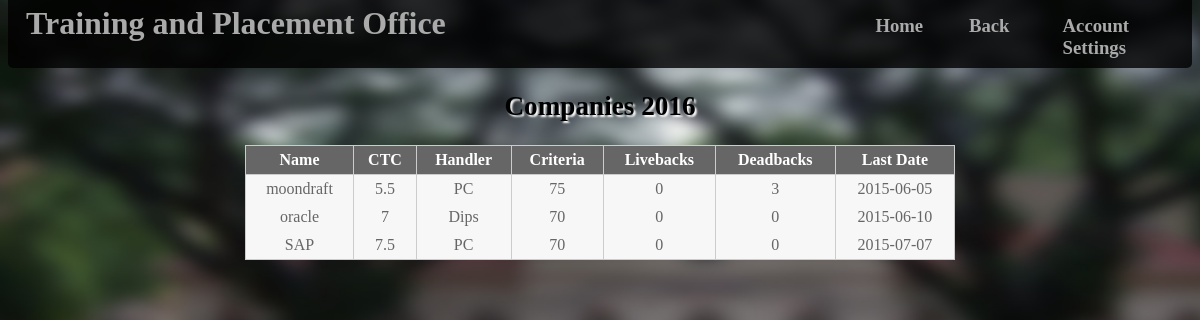
The page /pages/viewcomp.php on the database its author committed.
### tables this page shows
CREATE TABLE IF NOT EXISTS `company` (
  `name` varchar(15) NOT NULL,
  `ctc` float NOT NULL,
  `handler` varchar(30) NOT NULL,
  `criteria` int(11) NOT NULL,
  `livebacks` int(11) NOT NULL,
  `deadbacks` int(11) NOT NULL,
  `lastdate` date NOT NULL
);

### pages/viewcomp.php (the view, shortened to what this page needs)
<html>
	<head>
		<link rel="stylesheet" href="../style/style.css" type="text/css" />
	</head>
	<body>
		<div class="header">
			<div id="title">
				<h1 id="head">Training and Placement Office</h1>
			</div>
			<div id="options">
				<h3 class="menu2" id="home"><a href="../index.php">Home</a></h3>
				<h3 class="menu2" id="back" onclick="history.go(-1);">Back</h3>
				<h3 class="menu2" id="accset"><a href="accset.php">Account Settings</a></h3>
			</div>
		</div>
		<h2 id="pc">Companies 2016</h2>
		<table>
			<thead>
				<tr>
					<th>Name</th>
					<th>CTC</th>
					<th>Handler</th>
					<th>Criteria</th>
					<th>Livebacks</th>
					<th>Deadbacks</th>
					<th>Last Date</th>
				</tr>
			</thead>
			<?php
			$sql=mysql_query("SELECT * FROM company ");
			while ($row = mysql_fetch_array($sql))
			{
				echo "<tr class='light'>
			        <td>".$row[0]."</td>
			        <td>".$row[1]."</td>
			        <td>".$row[2]."</td>
			        <td>".$row[3]."</td>
			        <td>".$row[4]."</td>
			        <td>".$row[5]."</td>
			        <td>".$row[6]."</td>
			      </tr>";
			}
			?>
		</table>
	</body>
</html>

### style/style.css (style rules this page uses)
a { color: #aaa; text-decoration: none; }
body { background-image: url('../images/2.jpg'); background-repeat: no-repeat; background-position: left top; background-size: 1366px 680px; z-index: 0; }
.header { margin: 0px; background-position: top left; background-color: rgba(0,0,0,0.8); width: 100%; height: 10%; border-radius: 5px; z-index: 5; }
#head { margin-top: -13px; margin-left: -10px; margin-right: 0px; text-align: left; color: #aaa; display: inline; padding: 28px; position: absolute; }
#options { display: block; margin-top: -18px; color: #aaa; padding: 20px; text-decoration: none; }
.menu2 { margin-top: 0px; display: inline; position: absolute; color: #aaa; padding: 5px; text-decoration: none; }
#home { margin-left: 45em; }
#back { display: block; margin-left: 50em; }
#accset { margin-left: 55em; }
table { width:60%; border-collapse:collapse; table-layout:auto; vertical-align:top; margin-left: auto; margin-right: auto; margin-top: 10px; margin-bottom:15px; border:1px solid #CCCCCC; }
table thead th { color:#FFFFFF; background-color:#666666; border:1px solid #CCCCCC; border-collapse:collapse; text-align:center; table-layout:auto; vertical-align:middle; }
table tbody td { vertical-align:top; border-collapse:collapse; border-left:1px solid #CCCCCC; border-right:1px solid #CCCCCC; }
table thead th, table tbody td { text-align: center; padding:5px; border-collapse:collapse; }
table tbody tr.light { color:#666666; background-color:#F7F7F7; }
#pc { text-align: center; font-size: 1.7em; text-shadow: 2px 2px 2px #FFF; }

### rows shown on the page
company: name "moondraft", ctc "5.5", handler "PC", criteria "75", livebacks "0", deadbacks "3", lastdate "2015-06-05"
company: name "oracle", ctc "7", handler "Dips", criteria "70", livebacks "0", deadbacks "0", lastdate "2015-06-10"
company: name "SAP", ctc "7.5", handler "PC", criteria "70", livebacks "0", deadbacks "0", lastdate "2015-07-07"
